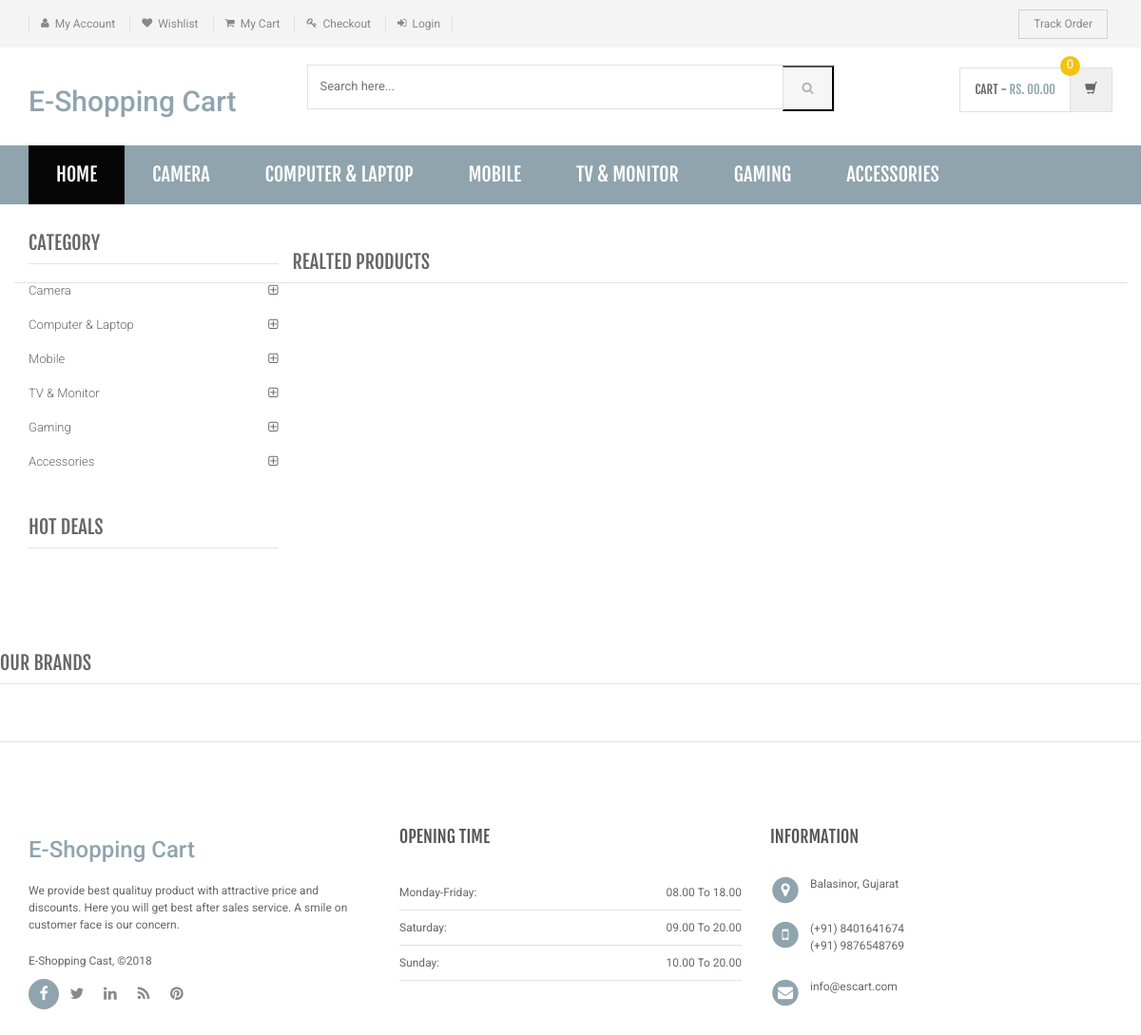
Page /product-details.php on the committed database.
### tables this page shows
CREATE TABLE IF NOT EXISTS `category` (
  `id` int(11) NOT NULL AUTO_INCREMENT,
  `categoryName` varchar(255) NOT NULL,
  `categoryDescription` longtext NOT NULL,
  `creationDate` timestamp NOT NULL DEFAULT CURRENT_TIMESTAMP,
  `updationDate` varchar(255) NOT NULL,
  PRIMARY KEY (`id`)
);

### product-details.php (the view, shortened to what this page needs)
<!DOCTYPE html>
<html lang="en">
	<head>
	    <link rel="stylesheet" href="assets/css/bootstrap.min.css">
	    <link rel="stylesheet" href="assets/css/main.css">
	    <link rel="stylesheet" href="assets/css/green.css">
	    <link rel="stylesheet" href="assets/css/owl.carousel.css">
		<link rel="stylesheet" href="assets/css/owl.transitions.css">
		<link href="assets/css/lightbox.css" rel="stylesheet">
		<link rel="stylesheet" href="assets/css/animate.min.css">
		<link rel="stylesheet" href="assets/css/rateit.css">
		<link rel="stylesheet" href="assets/css/bootstrap-select.min.css">
		<link rel="stylesheet" href="assets/css/config.css">
		<link href="assets/css/green.css" rel="alternate stylesheet" title="Green color">
		<link href="assets/css/blue.css" rel="alternate stylesheet" title="Blue color">
		<link href="assets/css/red.css" rel="alternate stylesheet" title="Red color">
		<link href="assets/css/orange.css" rel="alternate stylesheet" title="Orange color">
		<link href="assets/css/dark-green.css" rel="alternate stylesheet" title="Darkgreen color">
		<link rel="stylesheet" href="assets/css/font-awesome.min.css">
	</head>
    <body class="cnt-home">
<header class="header-style-1">
<?php include('includes/top-header.php');?>
<?php include('includes/main-header.php');?>
<?php include('includes/menu-bar.php');?>
</header>
<div class="body-content outer-top-xs">
	<div class='container'>
		<div class='row single-product outer-bottom-sm '>
			<div class='col-md-3 sidebar'>
				<div class="sidebar-module-container">
<div class="sidebar-widget outer-bottom-xs wow fadeInUp">
	<h3 class="section-title">Category</h3>
	<div class="sidebar-widget-body m-t-10">
		<div class="accordion">
		            <?php $sql=mysql_query("select id,categoryName  from category");
while($row=mysql_fetch_array($sql))
{
    ?>
	    	<div class="accordion-group">
	            <div class="accordion-heading">
	                <a href="category.php?cid=<?php echo $row['id'];?>"  class="accordion-toggle collapsed">
	                   <?php echo $row['categoryName'];?>
	                </a>
	            </div>
	        </div>
	        <?php } ?>
	    </div>
	</div>
</div>
<div class="sidebar-widget hot-deals wow fadeInUp">
	<h3 class="section-title">hot deals</h3>
</div>
				</div>
			</div>
<section class="section featured-product wow fadeInUp">
	<h3 class="section-title">Realted Products </h3>
</section>
			</div>
		</div>
<?php include('includes/brands-slider.php');?>
</div>
<?php include('includes/footer.php');?>
</body>
</html>

### includes/menu-bar.php (shortened to what this page needs)
<div class="header-nav animate-dropdown">
    <div class="container">
        <div class="yamm navbar navbar-default" role="navigation">
            <div class="nav-bg-class">
                <div class="navbar-collapse collapse" id="mc-horizontal-menu-collapse">
	<div class="nav-outer">
		<ul class="nav navbar-nav">
			<li class="active dropdown yamm-fw">
				<a href="index.php" data-hover="dropdown" class="dropdown-toggle">Home</a>
			</li>
              <?php $sql=mysql_query("select id,categoryName  from category limit 6");
while($row=mysql_fetch_array($sql))
{
    ?>
			<li class="dropdown yamm">
				<a href="category.php?cid=<?php echo $row['id'];?>"> <?php echo $row['categoryName'];?></a>
			</li>
			<?php } ?>
		</ul>
		<div class="clearfix"></div>
	</div>
</div>
            </div>
        </div>
    </div>
</div>

### assets/css/green.css (style rules this page uses)
a { color: #90a4ae; }
.header-style-1 .header-nav { background: #90a4ae; }
.cnt-home .header-style-1 .header-nav .navbar .navbar-nav > li.active { background: #050505; }
.sidebar .sidebar-module-container .sidebar-widget .sidebar-widget-body .accordion .accordion-group .accordion-heading .accordion-toggle, .sidebar .sidebar-module-container .sidebar-widget .sidebar-widget-body .accordion .accordion-group .accordion-heading .accordion-toggle:hover, .sidebar .sidebar-module-container .sidebar-widget .sidebar-widget-body .accordion .accordion-group .accordion-heading .accordion-toggle:focus, .sidebar .sidebar-module-container .sidebar-widget .sidebar-widget-body .accordion .accordion-group .accordion-heading .accordion-toggle:after { color: #90a4ae; }

### assets/css/lightbox.css (style rules this page uses)
body:after { content: url(../images/close.png) url(../images/loading.gif) url(../images/prev.png) url(../images/next.png); display: none; }

### assets/css/blue.css (style rules this page uses)
a { color: #3498db; }
.header-style-1 .header-nav { background: #3498db; }
.cnt-home .header-style-1 .header-nav .navbar .navbar-nav > li.active { background: #1d6ca1; }
.sidebar .sidebar-module-container .sidebar-widget .sidebar-widget-body .accordion .accordion-group .accordion-heading .accordion-toggle, .sidebar .sidebar-module-container .sidebar-widget .sidebar-widget-body .accordion .accordion-group .accordion-heading .accordion-toggle:hover, .sidebar .sidebar-module-container .sidebar-widget .sidebar-widget-body .accordion .accordion-group .accordion-heading .accordion-toggle:focus, .sidebar .sidebar-module-container .sidebar-widget .sidebar-widget-body .accordion .accordion-group .accordion-heading .accordion-toggle:after { color: #3498db; }

### assets/css/red.css (style rules this page uses)
a { color: #ff6c6c; }
.header-style-1 .header-nav { background: #ff6c6c; }
.cnt-home .header-style-1 .header-nav .navbar .navbar-nav > li.active { background: #ff1a1a; }
.sidebar .sidebar-module-container .sidebar-widget .sidebar-widget-body .accordion .accordion-group .accordion-heading .accordion-toggle, .sidebar .sidebar-module-container .sidebar-widget .sidebar-widget-body .accordion .accordion-group .accordion-heading .accordion-toggle:hover, .sidebar .sidebar-module-container .sidebar-widget .sidebar-widget-body .accordion .accordion-group .accordion-heading .accordion-toggle:focus, .sidebar .sidebar-module-container .sidebar-widget .sidebar-widget-body .accordion .accordion-group .accordion-heading .accordion-toggle:after { color: #ff6c6c; }

### assets/css/orange.css (style rules this page uses)
a { color: #f39c12; }
.header-style-1 .header-nav { background: #f39c12; }
.cnt-home .header-style-1 .header-nav .navbar .navbar-nav > li.active { background: #ab6c09; }
.sidebar .sidebar-module-container .sidebar-widget .sidebar-widget-body .accordion .accordion-group .accordion-heading .accordion-toggle, .sidebar .sidebar-module-container .sidebar-widget .sidebar-widget-body .accordion .accordion-group .accordion-heading .accordion-toggle:hover, .sidebar .sidebar-module-container .sidebar-widget .sidebar-widget-body .accordion .accordion-group .accordion-heading .accordion-toggle:focus, .sidebar .sidebar-module-container .sidebar-widget .sidebar-widget-body .accordion .accordion-group .accordion-heading .accordion-toggle:after { color: #f39c12; }

### assets/css/dark-green.css (style rules this page uses)
a { color: #12cca7; }
.header-style-1 .header-nav { background: #12cca7; }
.cnt-home .header-style-1 .header-nav .navbar .navbar-nav > li.active { background: #0b816a; }
.sidebar .sidebar-module-container .sidebar-widget .sidebar-widget-body .accordion .accordion-group .accordion-heading .accordion-toggle, .sidebar .sidebar-module-container .sidebar-widget .sidebar-widget-body .accordion .accordion-group .accordion-heading .accordion-toggle:hover, .sidebar .sidebar-module-container .sidebar-widget .sidebar-widget-body .accordion .accordion-group .accordion-heading .accordion-toggle:focus, .sidebar .sidebar-module-container .sidebar-widget .sidebar-widget-body .accordion .accordion-group .accordion-heading .accordion-toggle:after { color: #12cca7; }

### rows in the picture
category: categoryName "CAMERA", categoryName "Camera"
category: categoryName "COMPUTER & LAPTOP", categoryName "Computer & Laptop"
category: categoryName "MOBILE", categoryName "Mobile"
category: categoryName "TV & MONITOR", categoryName "TV & Monitor"
category: categoryName "GAMING", categoryName "Gaming"
category: categoryName "ACCESSORIES", categoryName "Accessories"
